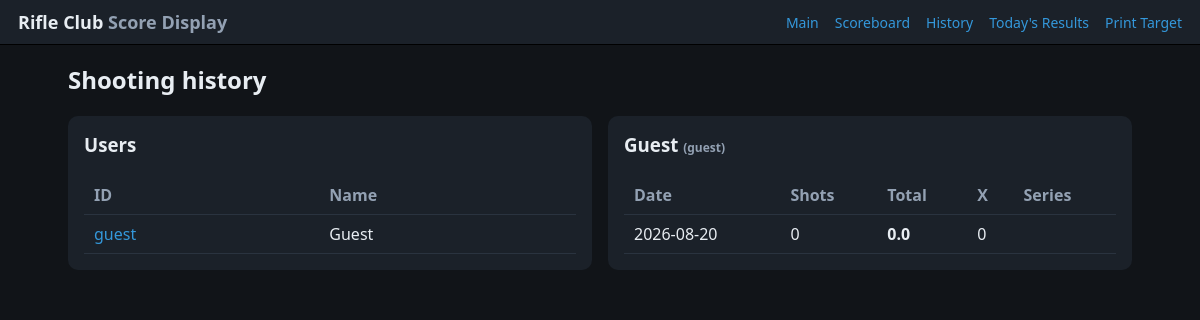
Screenshot of /history/guest with the database file from the repository.
### tables this page shows
CREATE TABLE users (
    id          TEXT PRIMARY KEY,          -- QR code value / manual id
    name        TEXT NOT NULL,
    created_at  TEXT NOT NULL
);

CREATE TABLE games (
    id          INTEGER PRIMARY KEY AUTOINCREMENT,
    user_id     TEXT NOT NULL REFERENCES users(id),
    started_at  TEXT NOT NULL,
    completed_at TEXT,
    status      TEXT NOT NULL DEFAULT 'active',   -- 'active' | 'done'
    total       REAL NOT NULL DEFAULT 0,
    x_count     INTEGER NOT NULL DEFAULT 0
);

### app/server.py (the view)
    @app.route("/history")
    @app.route("/history/<user_id>")
    def history(user_id=None):
        users = db.list_users()
        user = db.find_user(user_id) if user_id else None
        games = db.games_for_user(user_id) if user else None
        for g in games or []:
            g["shots"] = db.shots_for_game(g["id"])
        return render_template("history.html", users=users, user=user,
                               games=games, date=date.today().isoformat())

### app/db.py (called while the page is built)
def _connect():
    if not hasattr(_local, "conn"):
        _local.conn = sqlite3.connect(DB_PATH)
        _local.conn.row_factory = sqlite3.Row
        _local.conn.execute("PRAGMA foreign_keys=ON")
    return _local.conn

def find_user(user_id: str):
    row = _connect().execute("SELECT * FROM users WHERE id=?", (user_id,)).fetchone()
    return dict(row) if row else None

def list_users():
    rows = _connect().execute(
        "SELECT * FROM users ORDER BY name COLLATE NOCASE"
    ).fetchall()
    return [dict(r) for r in rows]

def shots_for_game(game_id: int):
    rows = _connect().execute(
        "SELECT * FROM shots WHERE game_id=? ORDER BY shot_no", (game_id,)
    ).fetchall()
    return [dict(r) for r in rows]

def games_for_user(user_id: str):
    rows = _connect().execute(
        "SELECT * FROM games WHERE user_id=? ORDER BY started_at DESC, id DESC",
        (user_id,),
    ).fetchall()
    return [dict(r) for r in rows]

### templates/history.html (shortened to what this page needs)
{% extends "base.html" %}
{% block content %}
<h2>Shooting history</h2>
<div class="grid grid-2">
  <div class="panel">
    <h3>Users</h3>
    <table>
      <thead><tr><th>ID</th><th>Name</th></tr></thead>
      <tbody>
        {% for u in users %}
        <tr><td><a href="/history/{{ u.id }}">{{ u.id }}</a></td><td>{{ u.name }}</td></tr>
        {% endfor %}
      </tbody>
    </table>
  </div>
  <div class="panel">
    {% if user %}
    <h3>{{ user.name }} <span class="muted small">({{ user.id }})</span></h3>
    {% if games %}
    <table>
      <thead><tr><th>Date</th><th>Shots</th><th>Total</th><th>X</th><th>Series</th></tr></thead>
      <tbody>
        {% for g in games %}
        <tr>
          <td>{{ g.started_at[:10] }}</td>
          <td>{{ g.shots|length }}</td>
          <td><strong>{{ '%.1f' % g.total }}</strong></td>
          <td>{{ g.x_count }}</td>
          <td class="small muted">{% for s in g.shots %}{{ '%.1f' % s.score }} {% endfor %}</td>
        </tr>
        {% endfor %}
      </tbody>
    </table>
    {% else %}
    <p class="muted">No games recorded for this user yet.</p>
    {% endif %}
    {% else %}
    <p class="muted">Select a user on the left to see their games. Today: <strong>{{ date }}</strong></p>
    {% endif %}
  </div>
</div>
{% endblock %}

### static/css/style.css (style rules this page uses)
:root { --bg: #111418; --panel: #1b2129; --panel2: #232b36; --text: #e8edf2; --muted: #93a1b3; --accent: #2ecc71; --warn: #f1c40f; --bad: #e74c3c; --blue: #3498db; }
* { box-sizing: border-box; }
body { margin: 0; font-family: "Segoe UI", system-ui, Arial, sans-serif; background: var(--bg); color: var(--text); }
a { color: var(--blue); text-decoration: none; }
.panel { background: var(--panel); border-radius: 10px; padding: 16px; margin-bottom: 16px; }
.grid { display: grid; gap: 16px; }
.grid-2 { grid-template-columns: 1fr 1fr; }
h1, h2, h3 { margin-top: 0; }
.muted { color: var(--muted); }
.small { font-size: 12px; }
table { border-collapse: collapse; width: 100%; }
th, td { padding: 8px 10px; text-align: left; border-bottom: 1px solid #2a333f; }
th { color: var(--muted); font-weight: 600; }

### rows the page displays
users: id "guest", name "Guest"
games: started_at "2026-08-20", shots|length "0", total "0.0", x_count "0"
